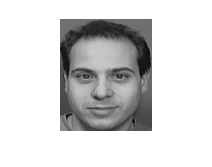
%> input picture Sophomore/Diff EQ/Project 2/face1.pgm, 212 x 167 px
$ octave diffeq2.m   (GNU Octave 9; MATLAB toolbox functions it lacks are replaced by stand-ins)
%> lines starting %> are read from the running program, lines starting %| are printed output that depends on the picture
close all
clear all
clc
%% Problem 1
A = imread('face1.pgm');
%> A is the input picture: size 167x212 uint8; min 5, max 255, mean 214.6
A = double(A);
%> A: size 167x212 double
newA = -A+255;
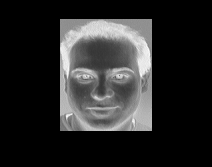
%> newA: size 167x212 double; min 0, max 250, mean 40.4
newA = uint8(newA);
%> newA: size 167x212 uint8
figure;
imshow(newA);

%% Problem 2
clear all
A = imread('face1.pgm');
A = double(A);
[U,S,V] = svd(A);
figure
imshow(uint8(A));
for r=[5,10,15]
    % Turn all but the first 10 singular values to 0
    Sreduced = S;
    Sreduced(r:end,r:end) = 0;
    % remultiply to get lower-dimensional version of A
    Areduced = U*Sreduced*V';
    fig=figure;
    imshow(uint8(Areduced));
end
%> this loop made 3 passes
%> pass 1, `imshow(uint8(Areduced));`:
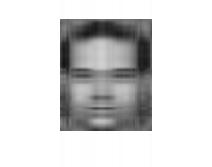
%> displayed picture: size 167x212, on the screen's scale of 0 to 255; min 18, max 255, mean 214.6

%% Problem 3
clear all
for facenum=[2,4,6]
    filename=sprintf('face%d.pgm',facenum);
    A = imread(filename);
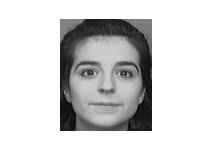
%> input picture Sophomore/Diff EQ/Project 2/face2.pgm, 212 x 167 px
%> A is the input picture: size 167x212 uint8; min 1, max 255, mean 213.8
    A = double(A);
%> A: size 167x212 double
    [U,S,V] = svd(A);
    figure
    imshow(uint8(A));
    for r=[4,9,13]
        % Turn all but the first 10 singular values to 0
        Sreduced = S;
        Sreduced(r+1:end,r+1:end) = 0;
        % remultiply to get lower-dimensional version of A
        Areduced = U*Sreduced*V';
        figure;
        imshow(uint8(Areduced));
    end
%> this loop made 3 passes
%> pass 1, `imshow(uint8(Areduced));`:
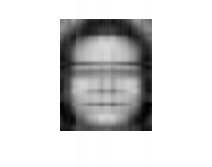
%> displayed picture: size 167x212, on the screen's scale of 0 to 255; min 0, max 255, mean 213.8
%> pass 2, `imshow(uint8(Areduced));`:
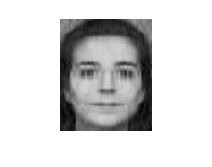
%> displayed picture: size 167x212, on the screen's scale of 0 to 255; min 5, max 255, mean 213.8
%> (the run ends here)
